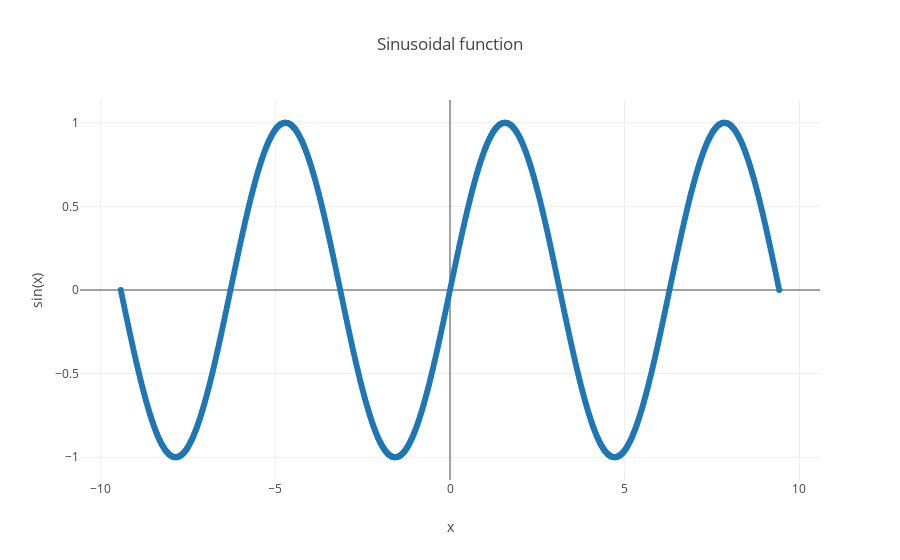

Here is the notebook cell this chart was saved with:
### Code cell
layout = go.Layout(
    title='Sinusoidal function',
    yaxis=dict(
        title='sin(x)'
    ),
    xaxis=dict(
        title='x'
    )
)

trace1 = go.Scatter(
    x=x,
    y=np.sin(x),
    mode='lines+markers',
    name='sin(x)',
    line=dict(
        shape='spline'
    )
)
fig = go.Figure(data=[trace1],layout=layout)
py.offline.iplot(fig,image = 'png',filename='plot_image', image_width=800, image_height=600, validate=False)

### Figure 1 — Plotly figure (JSON) as saved in the notebook; plotly's stock layout.template omitted (floating-point values rounded to 4 significant figures; data arrays with more than 128 entries replaced by an {"elided": "..."} marker saying what was removed)
{"data": [{"line": {"shape": "spline"}, "mode": "lines+markers", "name": "sin(x)", "type": "scatter", "uid": "22b74568-cfa1-11e8-af1a-92055e8144bb", "x": {"elided": "1000 float values"}, "y": {"elided": "1000 float values"}}], "layout": {"title": "Sinusoidal function", "xaxis": {"title": "x"}, "yaxis": {"title": "sin(x)"}}}
